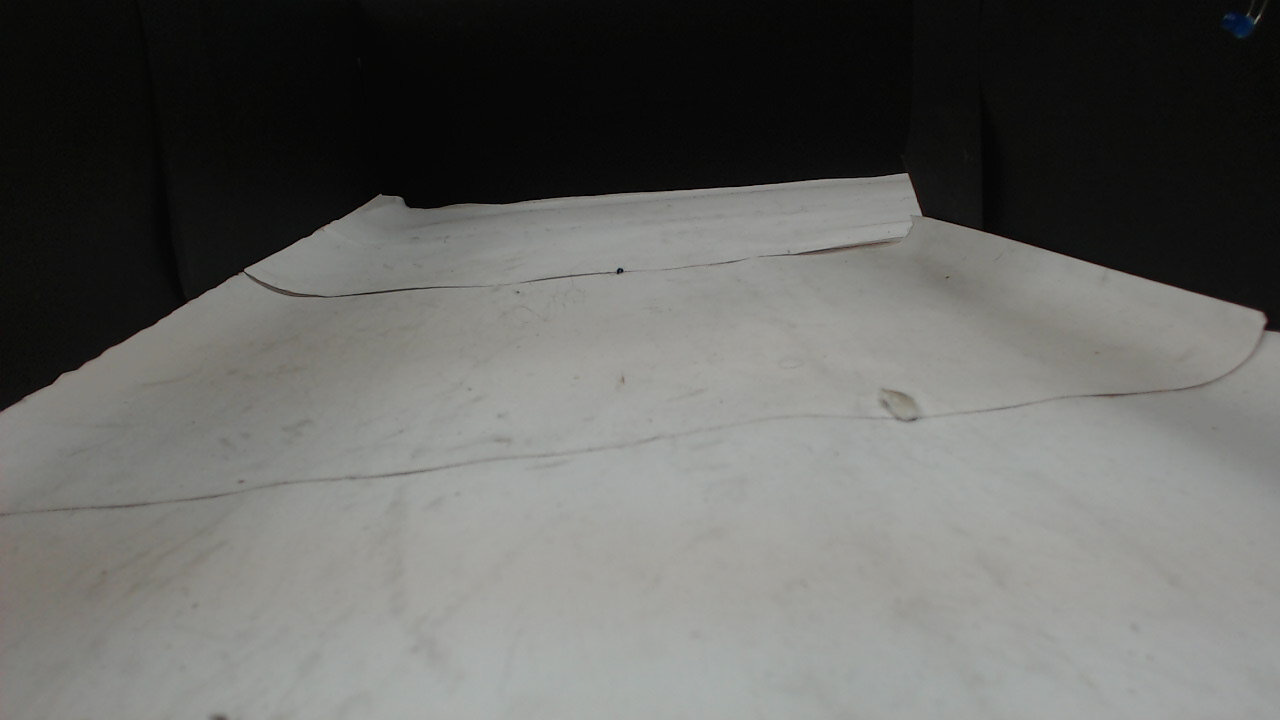
//> input picture ps/88.jpg, 1280 x 720 px
$ ./ps3   (built with g++ and OpenCV 4)
//> lines starting //> are read from the running program, lines starting //| are printed output that depends on the picture; after the words box and inside, x2 and y2 are one past the last pixel; in counts of white or black regions, pixels touching at a corner belong together
#include"opencv2/highgui/highgui.hpp"
#include"opencv2/core/core.hpp"
#include"opencv2/imgproc/imgproc.hpp"
#include<iostream>
#include<math.h>
using namespace cv;
using namespace std;
int main()

{
	Mat a=imread("88.jpg",0);
//> a: 720 rows x 1280 cols, CV_8UC1; min 0, max 174, mean 101.5

	int i,j,k=2,sum=0,l,m;
	namedWindow("IMG",WINDOW_NORMAL);

	Mat b=a.clone();

	   int q=(2*k-1)*(2*k-1);
		int mm[q];
		for(i=k;i<a.rows-k;i++)

		{
			for(j=k;j<a.cols-k;j++)
			{
                for(l=0;l<2*k-1;l++)
                {
                	for(m=0;m<2*k-1;m++)
                	{
                     mm[l*(2*k-1)+m]=a.at<uchar>(i-k+1+l,j-k+1+m);
                	}
                }
                sort(mm,mm+q);
					b.at<uchar>(i,j)=mm[q/2];
		    }
		}

		for(i=0;i<a.rows;i++)
		{
			for(j=0;j<a.cols;j++)
			{
				if(b.at<uchar>(i,j)>100)
					b.at<uchar>(i,j)=255;
				else
					b.at<uchar>(i,j)=0;
			}
		}
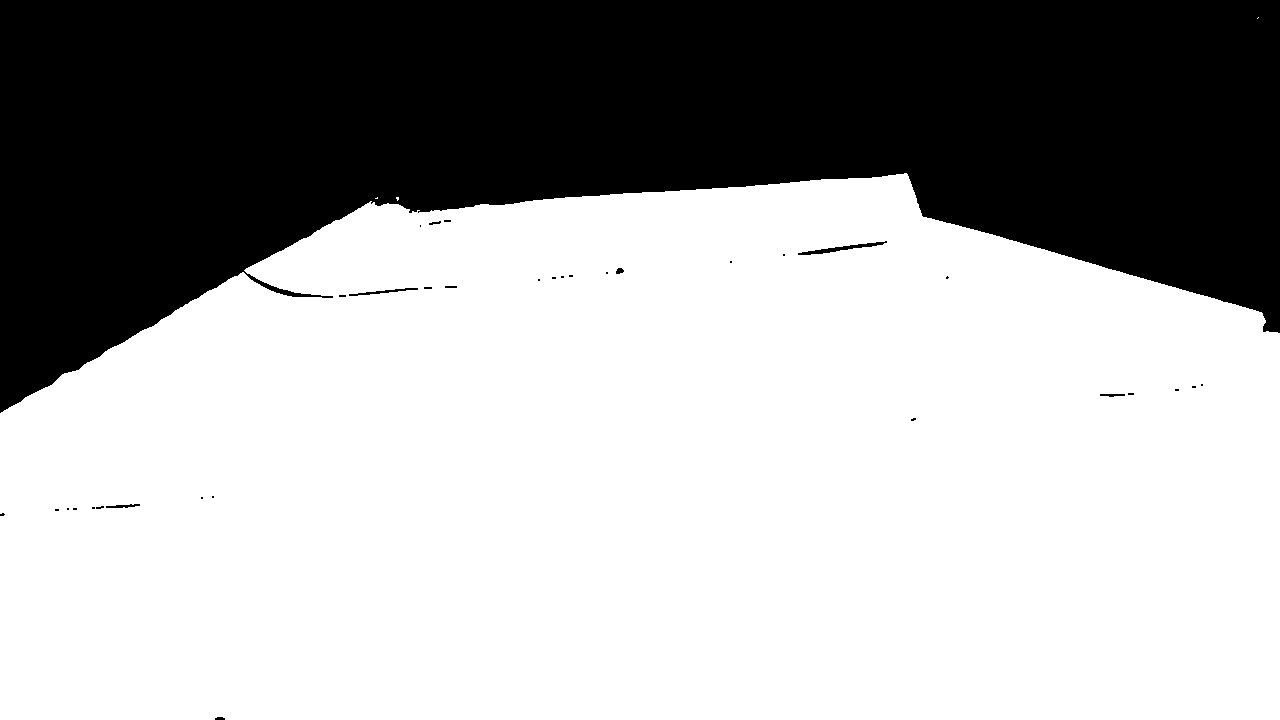
//> b: 720 rows x 1280 cols, CV_8UC1; 65.6% white; 34 black regions (25 under 20 px), largest, box (x1, y1, x2, y2) and area: (0, 0, 1280, 413) 315750, (798, 241, 887, 255) 309, (349, 288, 418, 296) 154

	imshow("IMG",b);
	waitKey(10000);
	Mat c=b.clone();
	Mat d=c.clone();
	for(i=1;i<a.rows-1;i++)
		{
			for(j=1;j<a.cols-1;j++)
			{
                if(b.at<uchar>(i,j)==255||b.at<uchar>(i+1,j)==255||b.at<uchar>(i+1,j+1)==255||b.at<uchar>(i-1,j)==255||b.at<uchar>(i,j-1)==255||b.at<uchar>(i,j+1)==255||b.at<uchar>(i-1,j-1)==255||b.at<uchar>(i+1,j-1)==255||b.at<uchar>(i-1,j+1)==255)
				c.at<uchar>(i,j)=255;
				else
				c.at<uchar>(i,j)=0;
		    }
		}
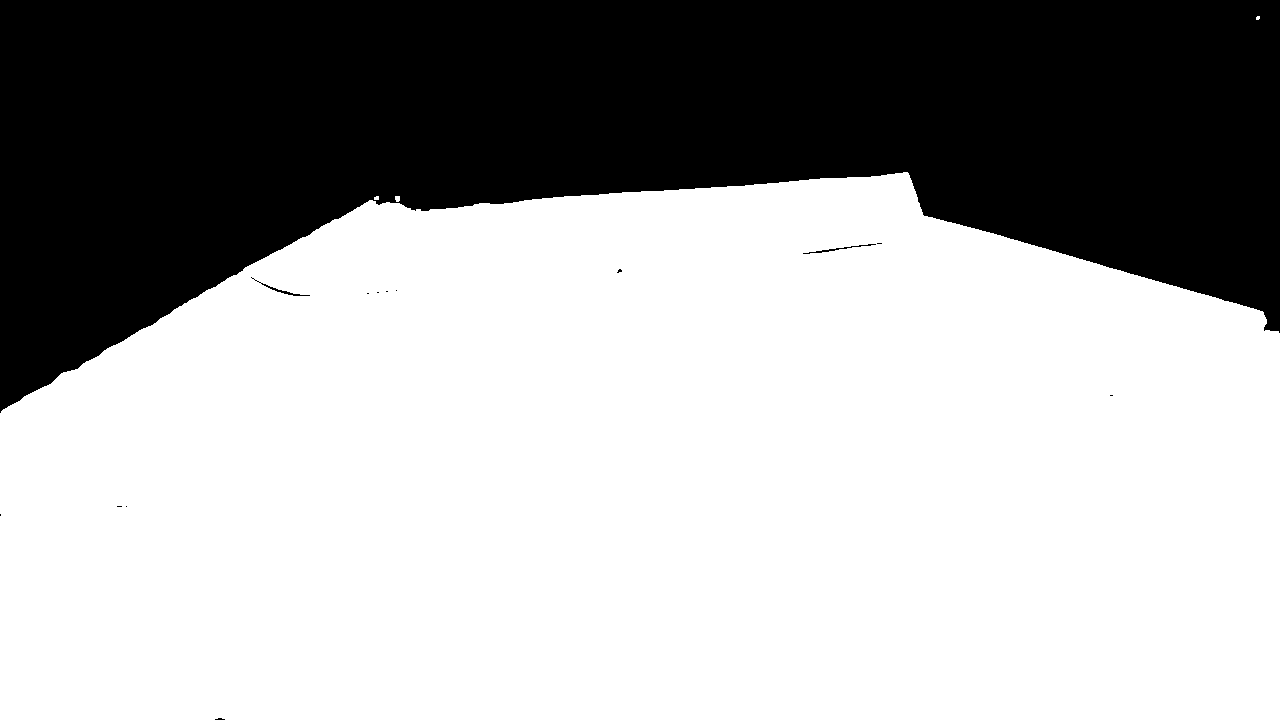
//> c: 720 rows x 1280 cols, CV_8UC1; 65.9% white; 14 black regions (11 under 20 px), largest, box (x1, y1, x2, y2) and area: (0, 0, 1280, 413) 313647, (803, 244, 876, 254) 105, (251, 277, 310, 296) 105

		imshow("IMG",c);
		waitKey(4000);

		for(i=1;i<a.rows-1;i++)
		{
			for(j=1;j<a.cols-1;j++)
			{
                if(c.at<uchar>(i,j)==255||c.at<uchar>(i+1,j)==255||c.at<uchar>(i+1,j+1)==255||c.at<uchar>(i-1,j)==255||c.at<uchar>(i,j-1)==255||c.at<uchar>(i,j+1)==255||c.at<uchar>(i-1,j-1)==255||c.at<uchar>(i+1,j-1)==255||c.at<uchar>(i-1,j+1)==255)
				d.at<uchar>(i,j)=255;
				else
				d.at<uchar>(i,j)=0;
		    }
		}
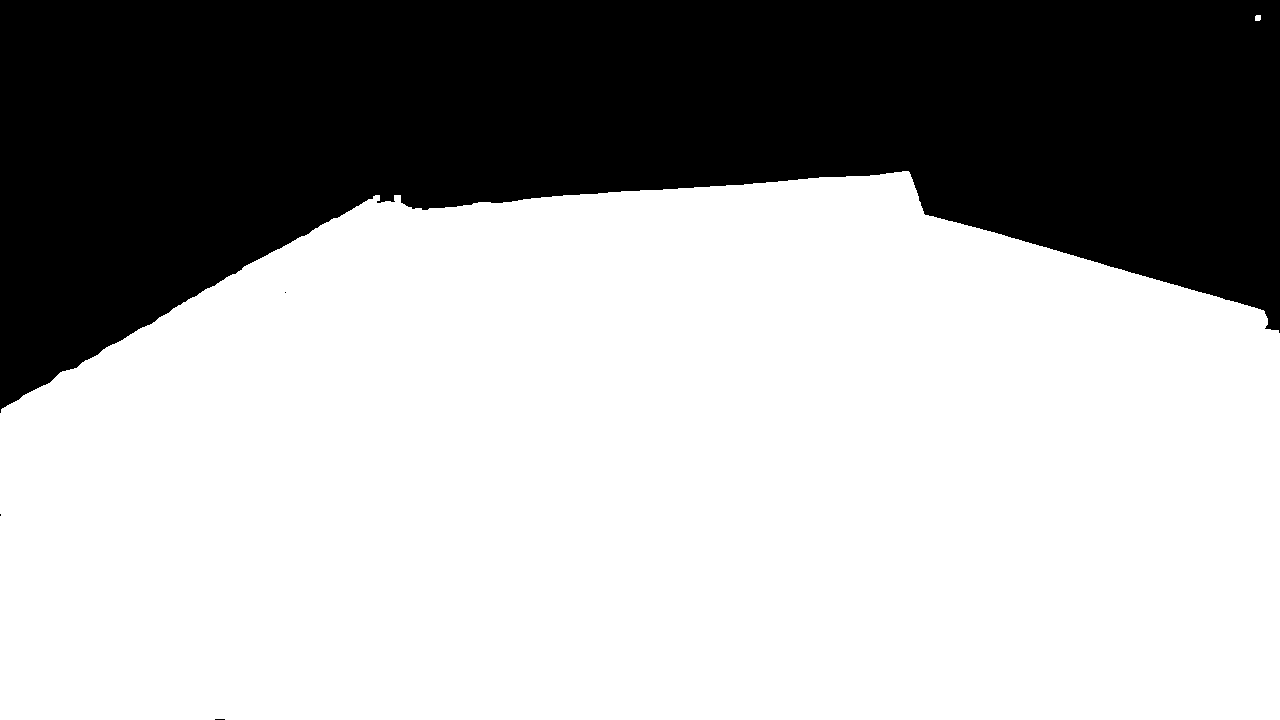
//> d: 720 rows x 1280 cols, CV_8UC1; 66.2% white; 4 black regions (3 under 20 px), largest, box (x1, y1, x2, y2) and area: (0, 0, 1280, 413) 311873

		imshow("IMG",d);
		waitKey(4000);
}

$ run again, with ps/66.jpg copied over ps/88.jpg
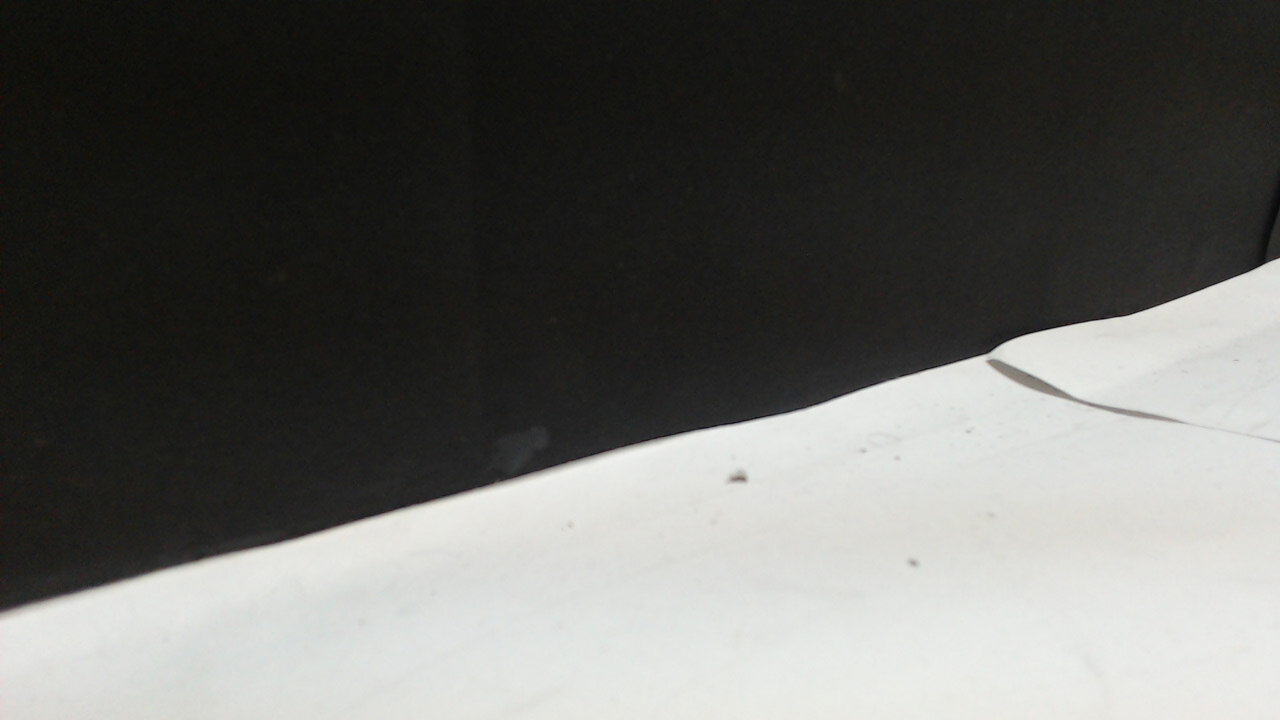
//> input picture ps/66.jpg, 1280 x 720 px
//> after the loop `for(i=0;i<a.rows;i++)`:
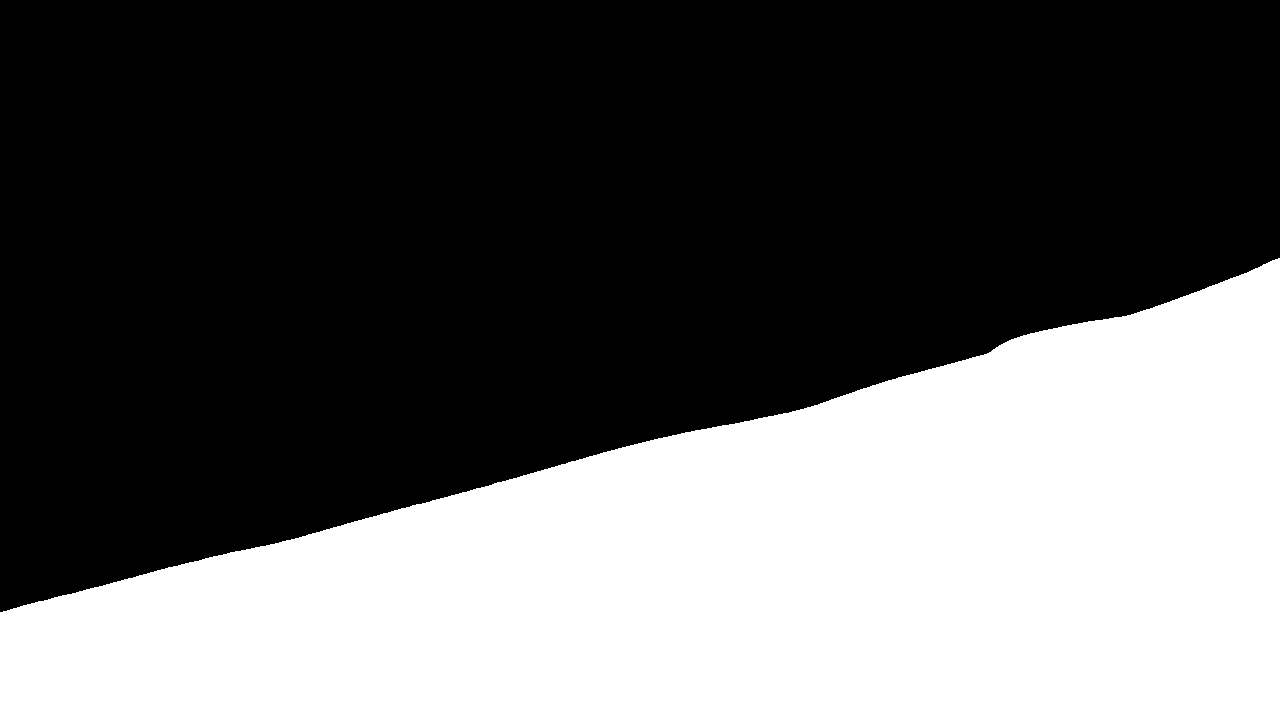
//> b: 720 rows x 1280 cols, CV_8UC1; 38.4% white; 1 white region, box (x1, y1, x2, y2) and area: (0, 258, 1280, 720) 353506
//> after the loop `for(i=1;i<a.rows-1;i++)`:
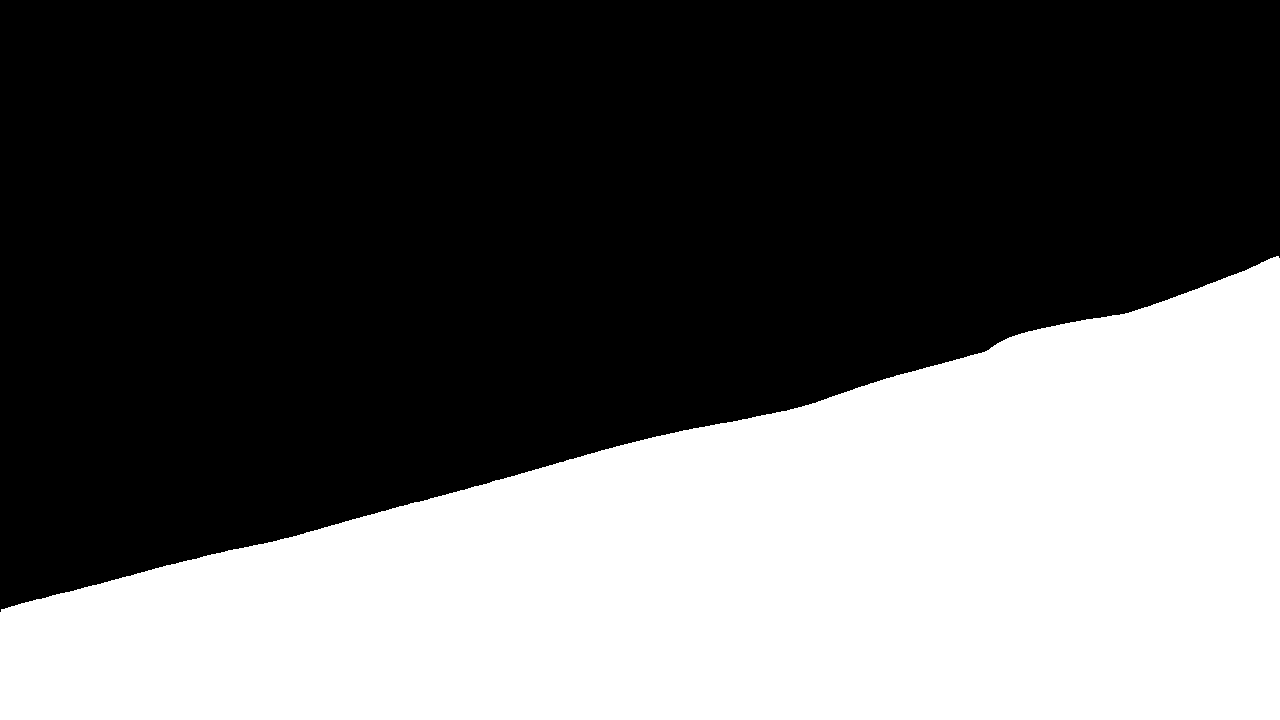
//> d: 720 rows x 1280 cols, CV_8UC1; 38.7% white; 1 white region, box (x1, y1, x2, y2) and area: (0, 256, 1280, 720) 356770
